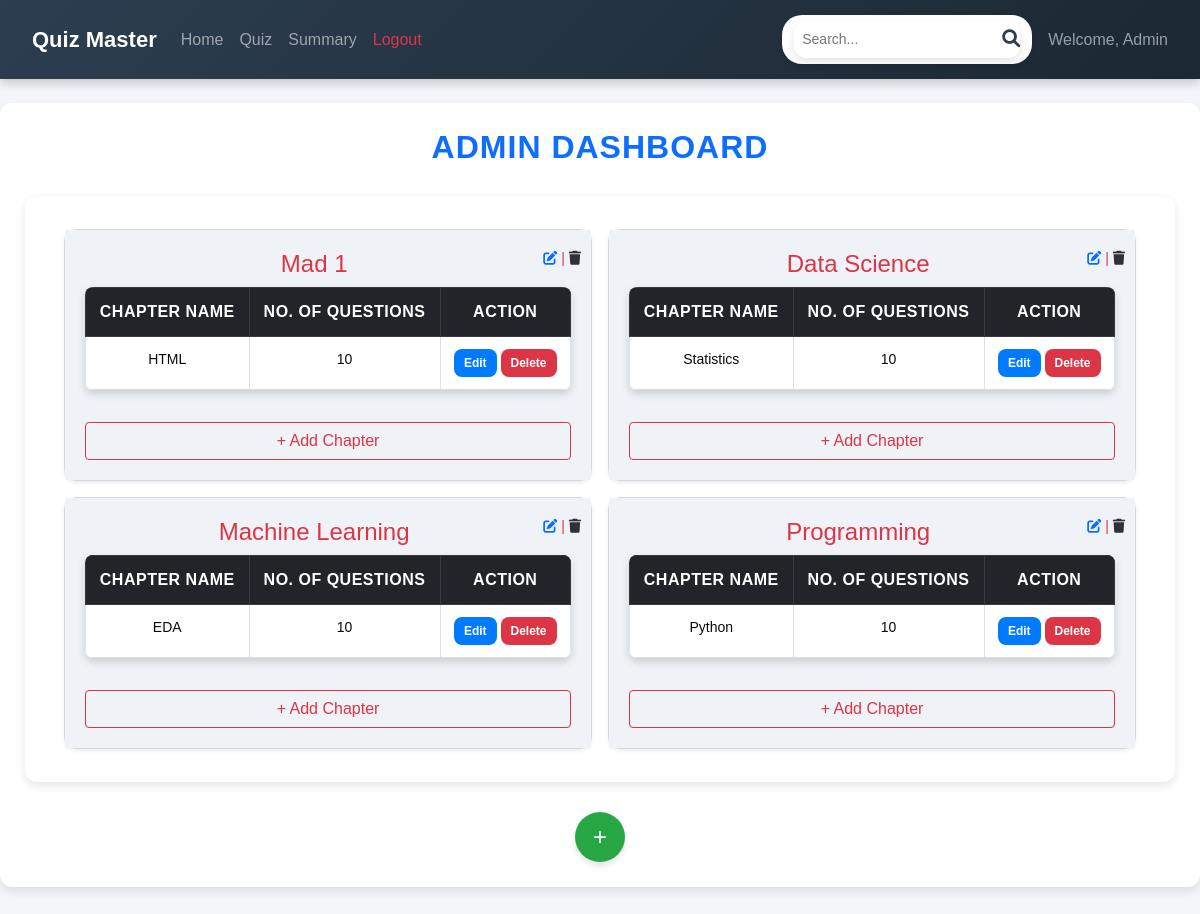
Before: /admin/dashboard with the older database file.
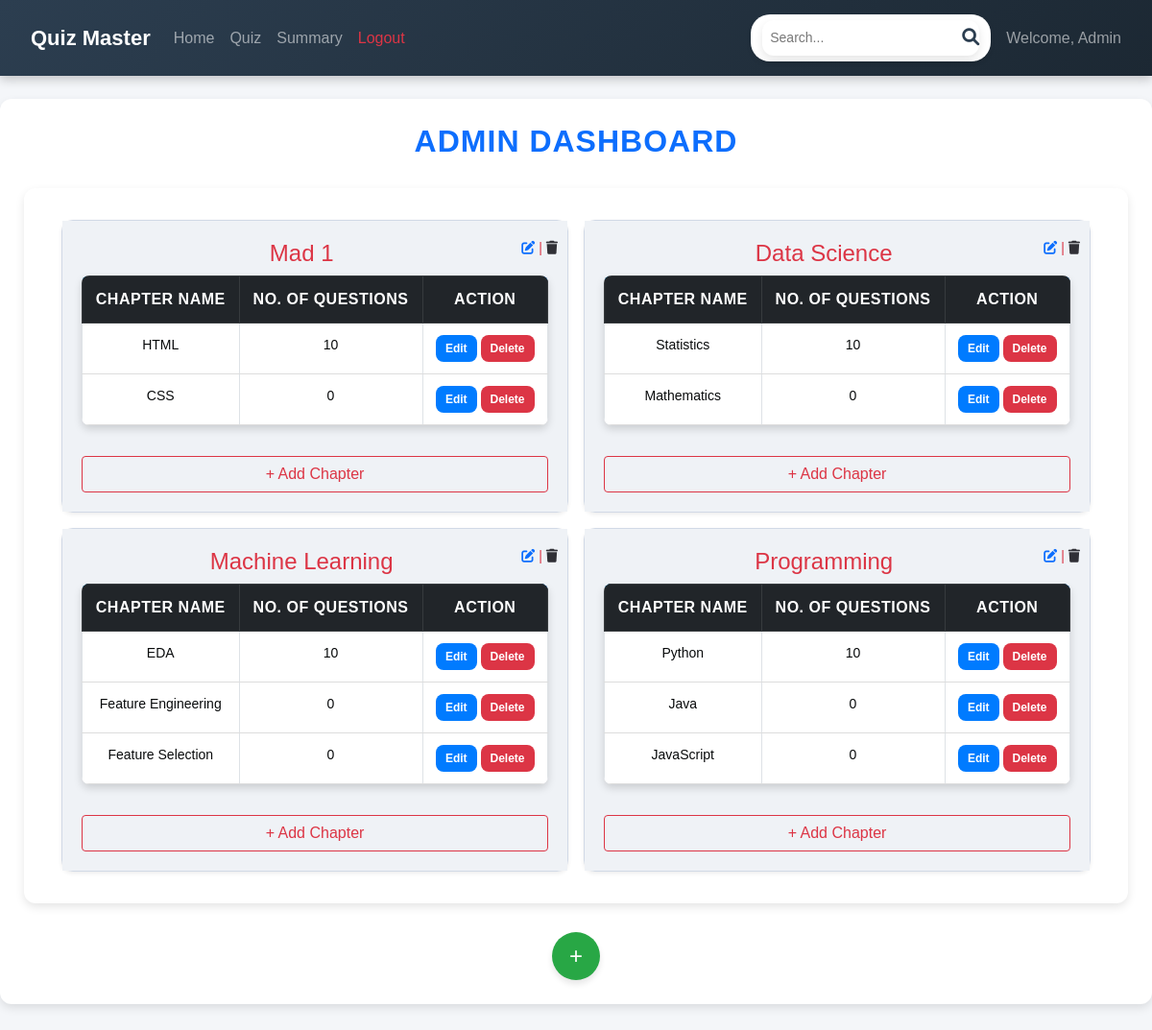
After: the same page with the newer database file.
### backend/models.py (models this page shows)
class Subject(db.Model):
    __tablename__ = 'subject'
    id = db.Column(db.Integer, primary_key=True)
    name = db.Column(db.String(150), unique=True, nullable=False)
    description = db.Column(db.String(300), nullable=False)
    chapters = db.relationship('Chapter', backref='subject', lazy='subquery', cascade='all, delete-orphan')

class Chapter(db.Model):
    __tablename__ = 'chapter'
    id = db.Column(db.Integer, primary_key=True)
    name = db.Column(db.String(100), nullable=False)
    description = db.Column(db.Text)
    subject_id = db.Column(db.Integer, db.ForeignKey('subject.id', ondelete="CASCADE"), nullable=False)
    quizzes = db.relationship('Quiz', backref='chapter', lazy='subquery', cascade='all, delete-orphan')

class Quiz(db.Model):
    __tablename__ = 'quiz'
    id = db.Column(db.Integer, primary_key=True)
    chapter_id = db.Column(db.Integer, db.ForeignKey('chapter.id', ondelete="CASCADE"), nullable=False)
    date_of_quiz = db.Column(db.Date, nullable=False)
    duration_seconds = db.Column(db.Integer, nullable=False)
    remarks = db.Column(db.Text)
    questions = db.relationship('Question', backref='quiz', lazy='subquery', cascade='all, delete-orphan')
    scores = db.relationship('Score', backref='quiz', lazy='dynamic', cascade='all, delete-orphan')

### backend/controllers.py (the view)
@app.route('/admin/dashboard')
def admin_dashboard():
    subjects = Subject.query.all()  # Get all subjects
    for subject in subjects:
        for chapter in subject.chapters:
            chapter.quizzes = Quiz.query.filter_by(chapter_id=chapter.id).all()
    return render_template('admin/admin_dashboard.html', subjects=subjects)

### templates/admin/admin_dashboard.html
{% extends "admin/admin_base.html" %}
{% block content %}
<h2 class="text-center text-primary mb-4">Admin Dashboard</h2>
<div class="container">
    <div class="d-flex flex-wrap justify-content-center">
        {% for subject in subjects %}
        <div class="card shadow-sm m-2" style="width: 48%;">
            <div class="card-body">
                <h4 class="text-danger text-center">
                    {{ subject.name }}
                    <div style="float: right; font-size: 14px; margin-right: -10px;">
                        <a href="{{ url_for('edit_subject', subject_id=subject.id) }}"
                        style="text-decoration: none;">
                        <i class="fa-solid fa-pen-to-square"></i></a> |
                        <a href="{{ url_for('delete_subject', subject_id=subject.id) }}"
                        style="text-decoration: none;"
                           onclick="return confirm('Are you sure you want to delete this subject?');">
                           <i class="fa-solid fa-trash" style="color: #303036;"></i>
                        </a>
                    </div>
                </h4>
                <table class="table table-bordered">
                    <thead class="table-dark text-center">
                        <tr>
                            <th>Chapter Name</th>
                            <th>No. of Questions</th>
                            <th>Action</th>
                        </tr>
                    </thead>
                    <tbody>
                        {% for chapter in subject.chapters %}
                        <tr class="text-center">
                            <td>{{ chapter.name }}</td>
                           <td>
                                {% if chapter.quizzes %}
                                    {% for quiz in chapter.quizzes %}
                                        {{ quiz.questions|length }}
                                    {% endfor %}
                                {% else %}
                                    No quizzes available
                                {% endif %}
                            </td>
                            <td>
                                <a href="{{ url_for('edit_chapter', chapter_id=chapter.id) }}" class="btn btn-primary btn-sm" style="font-size: 12px; padding: 5px 10px;">Edit</a>
                                <a href="{{ url_for('delete_chapter', chapter_id=chapter.id) }}" class="btn btn-danger btn-sm" style="font-size: 12px; padding: 5px 10px;">Delete</a>
                            </td>
                        </tr>
                        {% endfor %}
                    </tbody>
                </table>
                <a href="{{ url_for('new_chapter', subject_id=subject.id) }}" class="btn btn-outline-danger w-100 mt-3">+ Add Chapter</a>
            </div>
        </div>
        {% endfor %}
    </div>
</div>
<div class="text-center mt-3">
    <a
        href="{{ url_for('new_subject') }}"
        style="display: inline-block; background-color: #28a745; color: white; text-decoration: none; border: none; border-radius: 50%; width: 50px; height: 50px; font-size: 24px; line-height: 50px; text-align: center; box-shadow: 0 4px 6px rgba(0, 0, 0, 0.1);"
        title="Add New Subject">
        +
    </a>
</div>
{% endblock %}

### templates/admin/admin_base.html (shortened to what this page needs)
<!DOCTYPE html>
<html lang="en">
<head>
    <link href="https://cdn.jsdelivr.net/npm/bootstrap@5.0.2/dist/css/bootstrap.min.css" rel="stylesheet">
    <link href="https://cdnjs.cloudflare.com/ajax/libs/font-awesome/6.0.0/css/all.min.css" rel="stylesheet">
    <link rel="stylesheet" href="{{ url_for('static', filename='styles/admin_dash.css') }}">
</head>
<body>
    <nav class="navbar navbar-expand-lg navbar-dark bg-dark">
        <div class="container-fluid">
            <a class="navbar-brand" href="#">Quiz Master</a>
            <div class="collapse navbar-collapse" id="navbarNav">
                <ul class="navbar-nav me-auto">
                    <li class="nav-item"><a class="nav-link" href="{{ url_for('admin_dashboard') }}">Home</a></li>
                    <li class="nav-item"><a class="nav-link" href="{{ url_for('quiz_management') }}">Quiz</a></li>
                    <li class="nav-item"><a class="nav-link" href="{{ url_for('admin_summary_charts') }}">Summary</a></li>
                    <li class="nav-item"><a class="nav-link text-danger" href="{{ url_for('logout') }}">Logout</a></li>
                </ul>
            <div class="search-bar">
                <form action="{{ url_for('search') }}" method="get">
                    <input type="text" name="query" placeholder="Search..." required>
                    <button type="submit"><i class="fa fa-search"></i></button>
                </form>
            </div>
                <span class="navbar-text ms-3">Welcome, Admin</span>
            </div>
        </div>
    </nav>
    <div class="container mt-4">
        {% block content %}
        {% endblock %}
    </div>
</body>
</html>

### static/styles/admin_dash.css (style rules this page uses)
body { font-family: 'Poppins', sans-serif; background-color: #f4f6f9; color: #333; margin: 0; padding: 0; }
.navbar { background: linear-gradient(135deg, #2c3e50, #1c2833); padding: 15px 20px; box-shadow: 0 4px 10px rgba(0, 0, 0, 0.2); }
.navbar-brand { font-weight: bold; font-size: 22px; color: #ffffff; transition: 0.3s ease-in-out; }
.navbar-nav .nav-link { color: #ffffff; font-weight: 500; font-size: 16px; transition: 0.3s ease-in-out; }
.search-bar { display: flex; align-items: center; background: #ffffff; padding: 6px 12px; border-radius: 20px; box-shadow: 0 2px 5px rgba(0, 0, 0, 0.1); }
.search-bar form { display: flex; align-items: center; width: 100%; margin: 0; padding: 0; }
.search-bar input { border: none; background: transparent; padding: 8px; font-size: 14px; outline: none; width: 200px; flex-grow: 1; }
.search-bar input::placeholder { color: #777; }
.search-bar button { background: transparent; border: none; color: #2c3e50; font-size: 18px; cursor: pointer; transition: 0.3s ease-in-out; padding: 0; margin-left: 8px; }
.container { max-width: 1200px; margin: 30px auto; background: white; padding: 25px; border-radius: 12px; box-shadow: 0 4px 10px rgba(0, 0, 0, 0.1); }
h2.text-center { font-weight: bold; color: #2c3e50; margin-bottom: 20px; text-transform: uppercase; letter-spacing: 1px; }
.card { border-radius: 12px; box-shadow: 0 4px 10px rgba(0, 0, 0, 0.15); transition: 0.3s ease-in-out; border: 1px solid #d1d9e6; background: #ffffff; }
.card-body { padding: 20px; background: hsl(210, 29%, 95%); }
.table { border-radius: 8px; overflow: hidden; box-shadow: 0 4px 8px rgba(0, 0, 0, 0.15); background: white; }
.table thead { background: linear-gradient(135deg, rgb(10, 163, 240), hsl(209, 95%, 50%)); color: white; text-transform: uppercase; }
.table th { padding: 12px; font-size: 16px; text-align: center; letter-spacing: 0.5px; }
.table td { padding: 12px; text-align: center; border-bottom: 1px solid #ddd; font-size: 14px; color: hsl(200, 14%, 4%); }
.table tbody tr { transition: 0.3s ease-in-out; }
.btn-primary { background: #007bff; border: none; padding: 10px 15px; font-size: 14px; font-weight: bold; border-radius: 8px; transition: 0.3s ease-in-out; }
.btn-danger { background: #dc3545; border: none; padding: 10px 15px; font-size: 14px; font-weight: bold; border-radius: 8px; transition: 0.3s ease-in-out; }
form { background: white; padding: 25px; border-radius: 12px; box-shadow: 0 4px 10px rgba(0, 0, 0, 0.1); max-width: 600px; margin: 0 auto; }

Changed rows visible on the page:
added Chapter: name "CSS", shown under Subject "Mad 1"
added Quiz: questions|length "0", shown under "CSS"
added Chapter: name "Mathematics", shown under Subject "Data Science"
added Quiz: questions|length "0", shown under "Mathematics"
added Chapter: name "Feature Engineering", shown under Subject "Machine Learning"
added Quiz: questions|length "0", shown under "Feature Engineering"
added Chapter: name "Feature Selection", shown under Subject "Machine Learning"
added Quiz: questions|length "0", shown under "Feature Selection"
added Chapter: name "Java", shown under Subject "Programming"
added Quiz: questions|length "0", shown under "Java"
added Chapter: name "JavaScript", shown under Subject "Programming"
added Quiz: questions|length "0", shown under "JavaScript"
